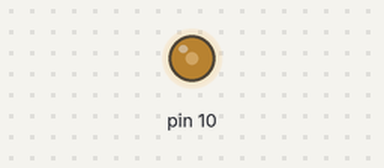
A sketch run on a simulated Arduino Uno, built with avr-gcc and run on an emulated ATmega328P. Parts: output pins drawn as LEDs (lit = HIGH).

Above: at 0.1 s.
Timing chart, 0 to 1.6 s (numbered marks = the images above):
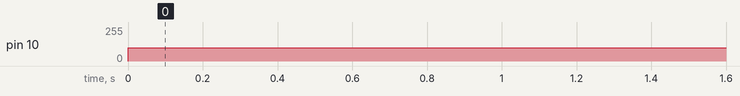

The sketch:

analog-write-pwm.ino
```cpp
void setup() {
  pinMode(10, OUTPUT);

}

void loop() {
  analogWrite(10, 100);
}
```

Measured:
- by itself, pin 10: 0/255 → 100/255 at 0.00 s
